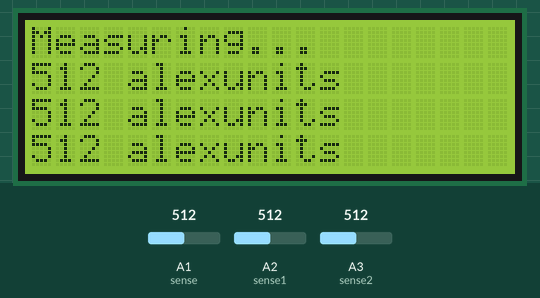
This sketch was run on a simulated Arduino Uno, built with avr-gcc and run on an emulated ATmega328P. Parts: 20×4 character LCD. The test bench sets the inputs (shaded band); at power-on: A1 (sense) = 512, A2 (sense1) = 512, A3 (sense2) = 512.

Above: at 3.6 s.
3.7 s: A1 (sense) set to 11
At 9.8 s:
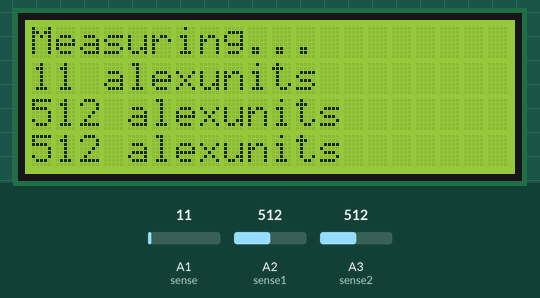
10.5 s: A1 (sense) set to 8
At 16.0 s:
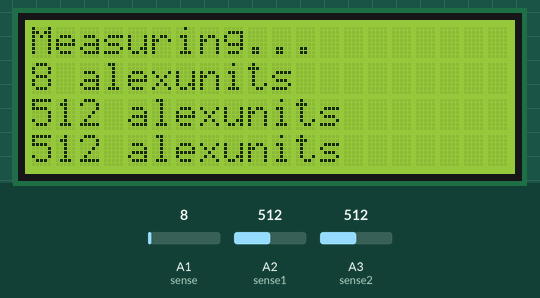
16.5 s: A2 (sense1) set to 11
At 22.3 s:
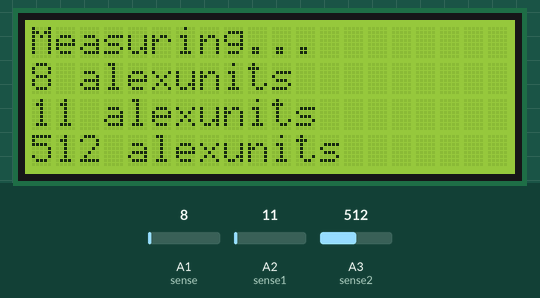
22.6 s: A2 (sense1) set to 8
At 28.3 s:
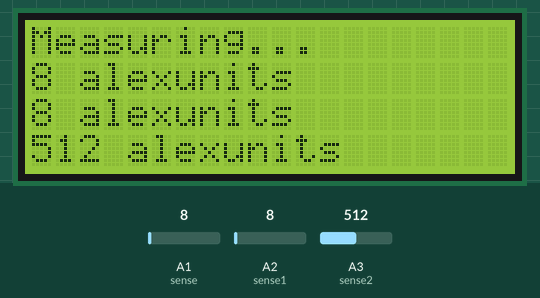
28.6 s: A3 (sense2) set to 11
At 31.0 s:
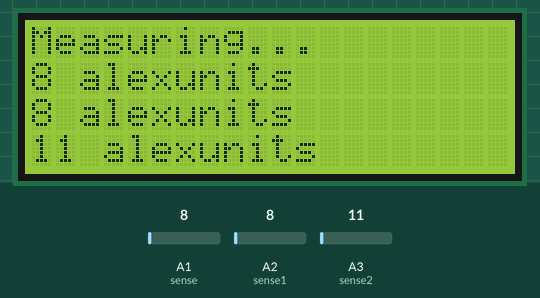
32.5 s: A3 (sense2) set to 8
At 37.2 s:
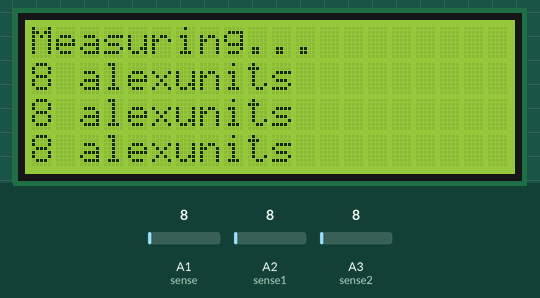
Timing chart, 0 to 38.6 s (numbered marks = the images above; inputs shaded):
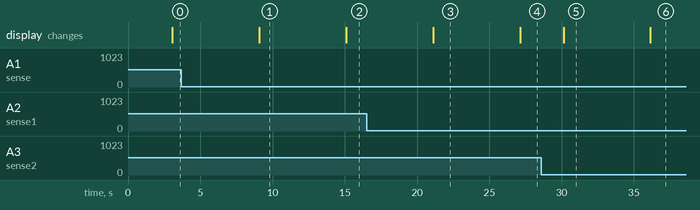

The sketch:

LCD_test_opt101.ino
```cpp
// include the library code:
#include <LiquidCrystal.h>

// initialize the library with the numbers of the interface pins
LiquidCrystal lcd(12, 11, 5, 4, 3, 2);

int sense = A1;  // output pin of OPT101 attached to Analog 0
int val = 0 ;
int sense1 = A2;  // output pin of OPT101 attached to Analog 0
int val1 = 0 ;
int sense2 = A3;  // output pin of OPT101 attached to Analog 0
int val2 = 0 ;

void setup() {
  // set up the LCD's number of columns and rows:
  lcd.begin(20, 4);
  // Print a message to the LCD.
  lcd.print("Measuring...");
}

void loop() {
  val = analogRead(sense);
  delay(1000);
  val1 = analogRead(sense1);
  delay(1000);
  val2 = analogRead(sense2);
  delay(1000);
  // set the cursor to column 0, line 1
  // (note: line 1 is the second row, since counting begins with 0):
  lcd.setCursor(0, 1);
  // print the number of seconds since reset:
  lcd.print(val);
  lcd.print(" alexunits ");
  lcd.setCursor(0, 2);
  // print the number of seconds since reset:
  lcd.print(val1);
  lcd.print(" alexunits ");
  lcd.setCursor(0, 3);
  // print the number of seconds since reset:
  lcd.print(val2);
  lcd.print(" alexunits ");
}
```

Measured:
- after the input at 3.7 s, the display: changes after 5.4 s (image 1)
- after the input at 10.5 s, the display: changes after 4.6 s (image 2)
- after the input at 16.5 s, the display: changes after 4.6 s (image 3)
- after the input at 22.6 s, the display: changes after 4.5 s (image 4)
- after the input at 28.6 s, the display: changes after 1.5 s (image 5)
- after the input at 32.5 s, the display: changes after 3.6 s (image 6)
